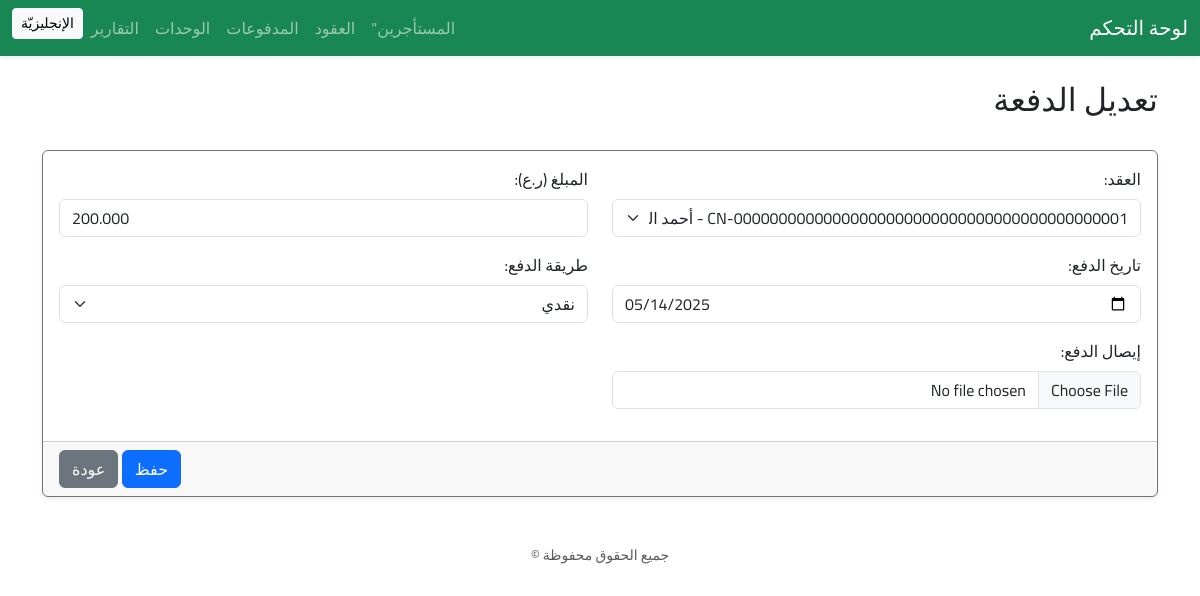
The app's page /payments/1/edit/ with its own data.
### payments/models.py (models this page shows, shortened)
class Payment(models.Model):
  contract = models.ForeignKey(
    Contract,
    on_delete=models.CASCADE,
    verbose_name=_('العقد')
  )
  amount = models.DecimalField(
    max_digits=10,
    decimal_places=3,
    verbose_name=_('المبلغ (ر.ع)')
  )
  date = models.DateField(
    verbose_name=_('تاريخ الدفع')
  )
  method = models.CharField(
    max_length=2,
    choices=PaymentMethod.choices,
    verbose_name=_('طريقة الدفع')
  )
  receipt = models.FileField(
    upload_to='receipts/',
    blank=True,
    null=True,
    verbose_name=_('إيصال الدفع')
  )
  class Meta:
    verbose_name = _("دفعة")
    verbose_name_plural = _("الدفعات")

### payments/views.py (the view)
# urls.py: path('<int:pk>/edit/', views.payment_update, name='edit'),
def payment_update(request, pk):
  payment = get_object_or_404(Payment, pk=pk)
  form = PaymentForm(request.POST or None, request.FILES or None, instance=payment)
  if form.is_valid():
    form.save()
    return redirect(reverse_lazy('payments:detail', kwargs={'pk': pk}))
  return render(request, 'payments/payment_form.html', {'form': form})

### payments/forms.py
class PaymentForm(forms.ModelForm):
  class Meta:
    model = Payment
    fields = '__all__'
    widgets = {
      'contract': forms.Select(attrs={'class': 'form-select'}),
      'amount': forms.NumberInput(attrs={'class': 'form-control'}),
      'date': forms.DateInput(attrs={'class': 'form-control', 'type': 'date'}),
      'method': forms.Select(attrs={'class': 'form-select'}),
      'receipt': forms.ClearableFileInput(attrs={'class': 'form-control'}),
    }

### contracts/models.py (called while the page is built)
  def __str__(self):
    return f"{self.contract_number} - {self.tenant.full_name}"

  @property
  def contract_number(self):
    return f"CN-{self.id:044d}"

### templates/payments/payment_form.html (shortened to what this page needs)
{% extends "base.html" %}
{% load i18n %}
{% block content %}
<div class="d-flex justify-content-between mb-4">
  <h2>
    {% if form.instance.pk %}
      {% trans "تعديل الدفعة" %}
    {% else %}
      {% trans "اضافة دفعة جديدة" %}
    {% endif %}
  </h2>
</div>
<form method="post" enctype="multipart/form-data">
  <div class="card shadow-sm border-secondary">
    <div class="card-body">
      <div class="row">
        {% for field in form.visible_fields %}
          <div class="col-md-6 mb-3">
            <label class="form-label">
              {{ field.label_tag }}
            </label>
              {{ field }}
          </div>
        {% endfor %}
      </div>
    </div>
    <div class="card-footer text-end">
      <button type="submit" class="btn btn-primary">{% trans "حفظ" %}</button>
      <a href="{% url 'payments:list' %}" class="btn btn-secondary">{% trans "عودة" %}</a>
    </div>
  </div>
</form>
{% endblock %}

### records on screen
Payment: visible_fields "CN-00000000000000000000000000000000000000000001 - أحمد العامري" "200.000" "05/14/2025" "نقدي"

### other values on screen
{{ field.label_tag }} "العقد:" "المبلغ (ر.ع):" "تاريخ الدفع:" "طريقة الدفع:" "إيصال الدفع:"
